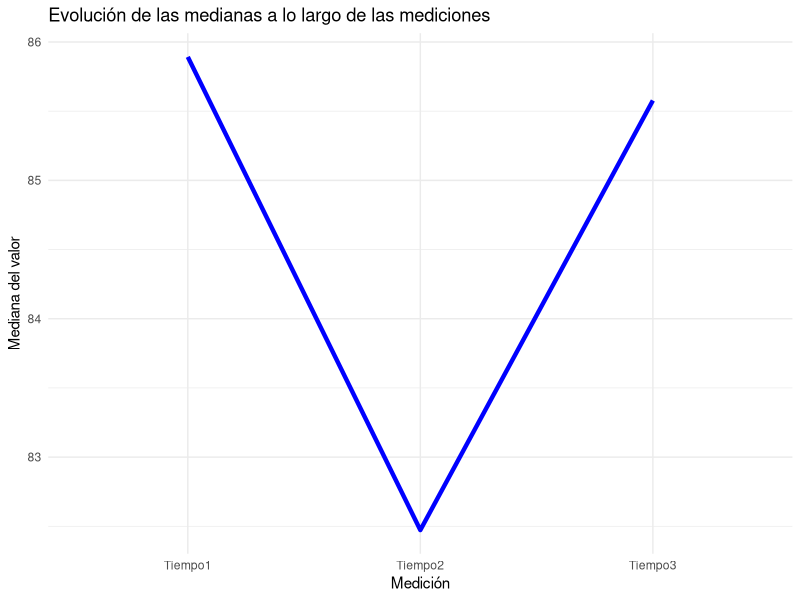
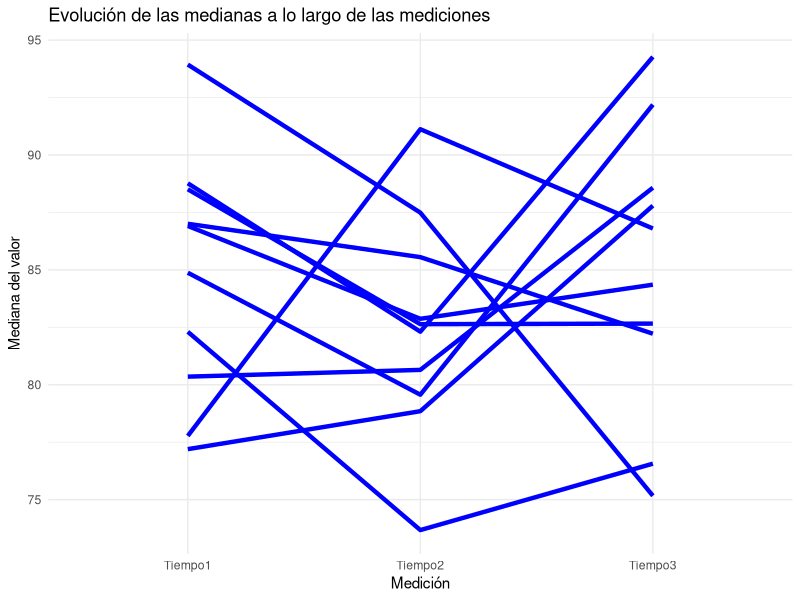

The R script that drew these images, in order:
## ---- chunk 1
# Cargar la base de datos mtcars
data(mtcars)

# Convertir la variable cyl a factor
mtcars$cyl <- factor(mtcars$cyl)

# Comparar las medianas de mpg entre los grupos
tapply(mtcars$mpg, mtcars$cyl, median)
## ---- chunk 2
# Realizar la prueba de Kruskal-Wallis
kruskal_test <- kruskal.test(mpg ~ cyl, data = mtcars)

# Mostrar resultados
print(kruskal_test)
## ---- chunk 3
# Simular datos de tres mediciones en 10 sujetos
set.seed(123)
sujetos <- factor(rep(1:10, each = 3))
medicion <- factor(rep(c("Tiempo1", "Tiempo2", "Tiempo3"), times = 10))
valor <- rnorm(30, mean = rep(c(80, 85, 88), each = 10), sd = 5)

# Crear un data.frame
df_repetidas <- data.frame(sujetos, medicion, valor)

# Visualizar las primeras filas
head(df_repetidas)
## ---- chunk 4
# Realizar la prueba de Friedman
friedman_test <- friedman.test(valor ~ medicion | sujetos, data = df_repetidas)

# Mostrar los resultados
print(friedman_test)
## ---- chunk 5
library(ggplot2)

# Gráfico de las medianas por medición
ggplot(df_repetidas, aes(x = medicion, y = valor, group = 1)) +
  stat_summary(fun = median, geom = "line", color = "blue", size = 1.5) +
  labs(title = "Evolución de las medianas a lo largo de las mediciones", x = "Medición", y = "Mediana del valor") +
  theme_minimal()

ggplot(df_repetidas, aes(x = medicion, y = valor, group = sujetos)) +
  stat_summary(fun = median, geom = "line", color = "blue", size = 1.5) +
  labs(title = "Evolución de las medianas a lo largo de las mediciones", x = "Medición", y = "Mediana del valor") +
  theme_minimal()

## ---- chunk 6
# Realizar la prueba de Kruskal-Wallis con iris
kruskal_test_iris <- kruskal.test(Sepal.Length ~ Species, data = iris)

# Mostrar resultados
print(kruskal_test_iris)
## ---- chunk 7
# Simular datos
set.seed(123)
sujetos <- factor(rep(1:5, each = 4))
medicion <- factor(rep(c("Pre", "Post1", "Post2", "Post3"), times = 5))
valor <- rnorm(20, mean = rep(c(80, 85, 88, 90), each = 5), sd = 3)

# Crear el data.frame
df_pareadas <- data.frame(sujetos, medicion, valor)

# Realizar la prueba de Friedman
friedman_test_pareadas <- friedman.test(valor ~ medicion | sujetos, data = df_pareadas)

# Mostrar los resultados
print(friedman_test_pareadas)
